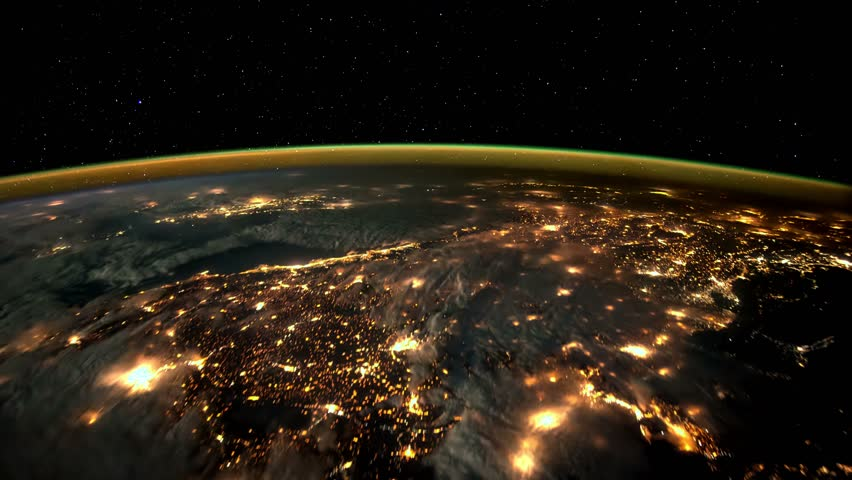
#> input picture Earth2.jpg, 852 x 480 px
$ jupyter execute ImageNotebookRun.ipynb   (shell and % lines are left out)   (older library calls are emulated)
#> lines starting #> are read from the running program, lines starting #| are printed output that depends on the picture
### Fun_Test.py

# coding: utf-8

# In[6]:


import numpy as np
import cv2
import os
import matplotlib.pyplot as plt
import matplotlib.image as mpimg
#import img_processing_class


# In[8]:


def hist_data(img):
    hist = np.zeros((255,1))
    for x in range(0, 255, 1):
        hist[x] = np.sum(np.uint8(img)==x)
    return hist

def log_transform(Img, log_transform=None):
    if log_transform is None:
        log_transform = 1

    s = log_transform*np.log(np.ones(Img.shape) + Img)
    return s

def neg_tf(Img):
    neg_Img = (256-1)*np.ones(Img.shape) - Img
    return neg_Img

def power_tf(Img, gamma=None, power=None):
    if power is None:
        power = 1
    if gamma is None:
        gamma=1
    gamma_img = power*(np.power(Img, gamma))
    return gamma_img

def hist_eq(Img):
    hist = np.zeros((255,1))
    p_rk = np.zeros((255,1))
    temp = 0
    hist_img = np.zeros(Img.shape)
    for x in range(0, 255, 1):
        hist[x] = np.sum(np.uint8(Img)==x)
        temp = temp + 255*(hist[x]/(Img.shape[0]*Img.shape[1]))
        p_rk[x] = temp
        hist_idx = np.where(np.uint8(Img)==x)
        hist_img[hist_idx] = np.uint8(p_rk[x])
    return hist_img

### ImageNotebookRun.ipynb
# Importing the Libraries that will be used in this Notebook.

[cell 1]
import numpy as np
import cv2
import matplotlib.pyplot as plt
import matplotlib.image as mpimg
import Fun_Test

[cell 2]
from scipy import misc
ph=misc.imread('./Earth2.jpg')
#> ph is the input picture: shape (480, 852, 3); mean R, G, B 41.1, 32.3, 20.7
plt.figure(figsize=(15,10))
plt.imshow(ph)
print("Photo shape : ",ph.shape)
#| Photo shape :  (480, 852, 3)
t_row , t_col , t_layers =ph.shape
#> t_row = 480; t_col = 852; t_layers = 3

# Here, we provide mask operation at considered image file

[cell 3]
x,y=np.ogrid[:t_row, :t_col]
#> x = 480 values from 0 to 479
c_row , c_col = t_row/2 , t_col/2
#> c_row = 240; c_col = 426
dfc=(x-c_row)**2 +(y-c_col)**2
vv=(t_row/2)**2
#> vv = 57600
dfc=(x-c_row)**2 +(y-c_col)**2
vv=(t_row/2)**2
cmask=(dfc>vv)
ph[cmask]=0
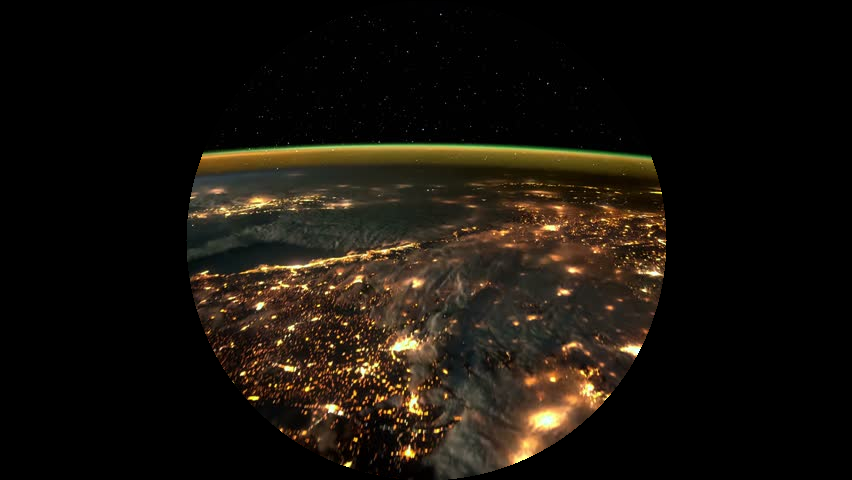
#> ph: shape (480, 852, 3); mean R, G, B 24.1, 18.8, 12.1
plt.figure(figsize=(15,10))
plt.imshow(ph)

# The image is first load using opencv2 and check for the tranformation

[cell 4]
I = cv2.imread('Earth2.jpg',0)
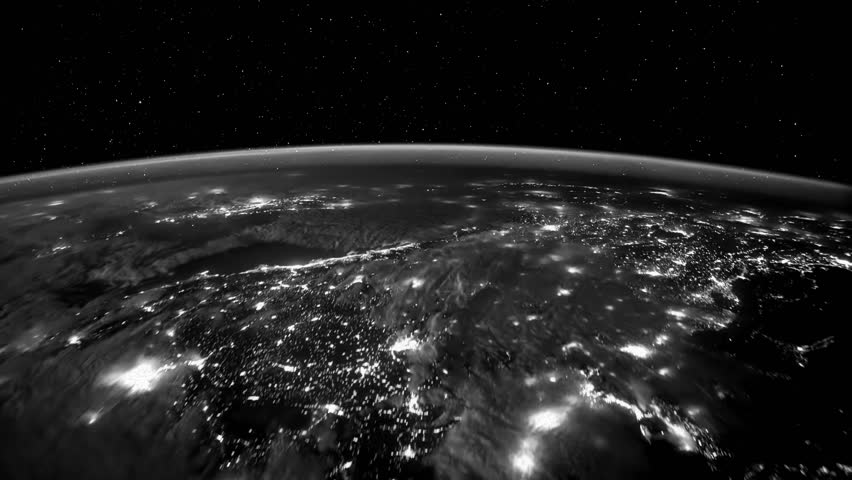
#> I: shape (480, 852); min 0, max 255, mean 33.6
plt.imshow(I,cmap='gray')
plt.show()

[cell 5]
img_1 = Fun_Test.neg_tf(I)
#> in neg_tf, `neg_Img = (256-1)*np.ones(Img.shape) - Img`:
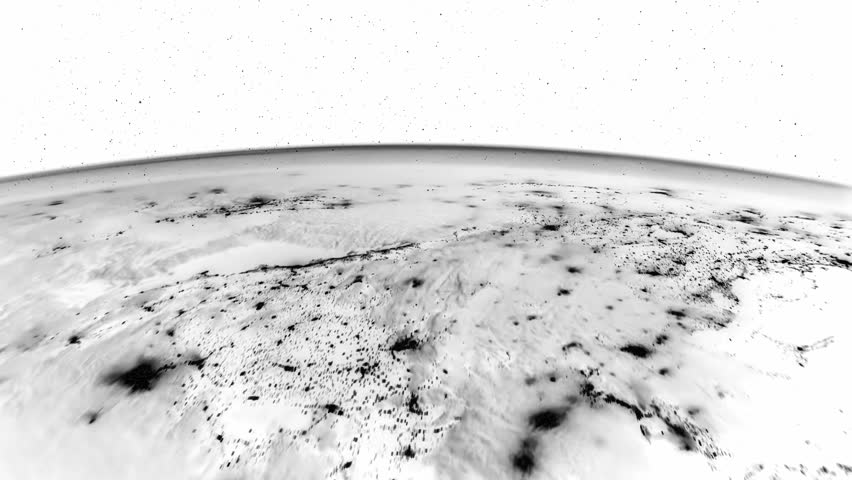
#> neg_Img: shape (480, 852) float64; min 0, max 255, mean 221.4
plt.imshow(img_1,cmap='gray')
plt.show()

# Testing log transformation

The log tranformation if best viewed in the range of fft components of the image
The fft of the image is first computed and compared against the log transformation

[cell 6]
# FFT image
f = np.fft.fft2(I)
fshift = np.fft.fftshift(f)

# FFT is increased by log function (standard)
magnitude_spectrum = 20*np.log(np.abs(fshift))
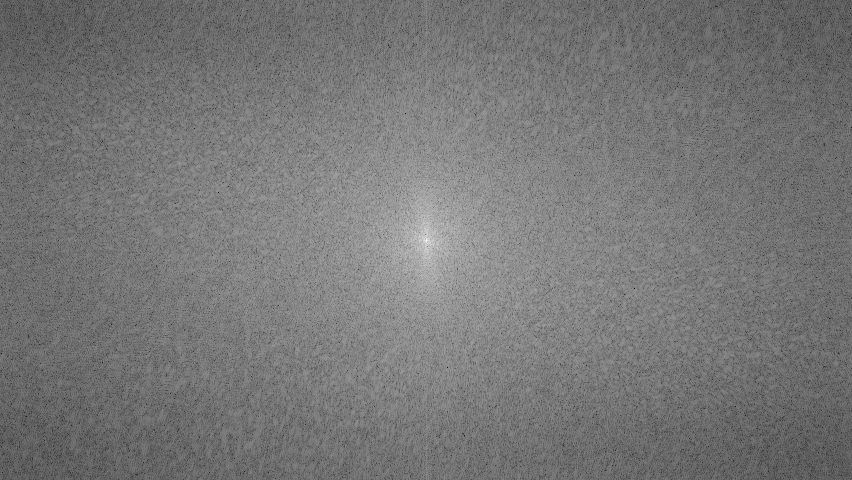
#> magnitude_spectrum: shape (480, 852) float64; min 26.02, max 328.7, mean 167.4; drawn with min black and max white

# FFT image
plt.imshow(np.abs(fshift),cmap="gray")
plt.show()
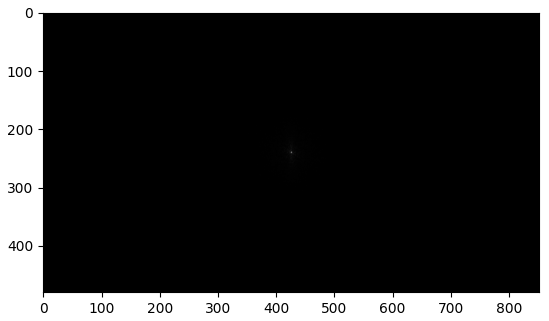
#> figure drawn by matplotlib, 1 panel

[cell 7]
# Class assign
I_log = Fun_Test.log_transform(fshift)
plt.imshow(np.abs(I_log),cmap="gray")
plt.show()
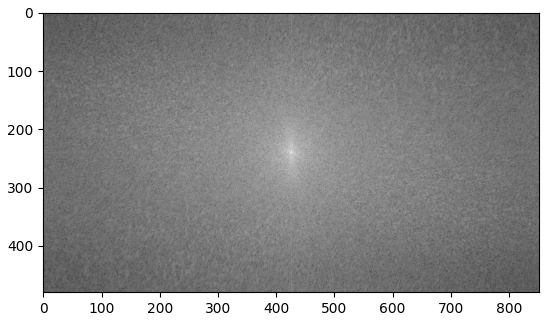
#> figure drawn by matplotlib, 1 panel

# Testing for gamma correction

In this part of the script the gamma correction is tested.
A different image is loaded

[cell 8]
# Load image
mri_img = cv2.imread('Brain_MRI.jpg',0)
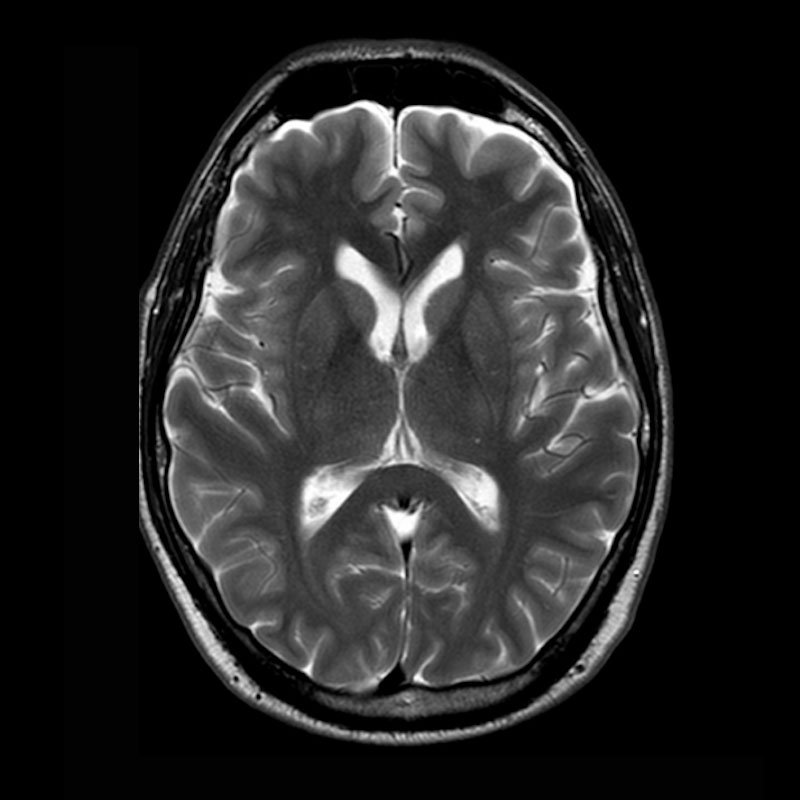
#> input picture Brain_MRI.jpg, 800 x 800 px
#> mri_img is the input picture: shape (800, 800); min 0, max 255, mean 38.2

plt.imshow(mri_img,cmap="gray")
plt.show()

# Class call
gamma_cor = Fun_Test.power_tf(mri_img)
plt.imshow(gamma_cor,cmap="gray")
plt.show()

[cell 9]
plt.figure(figsize=(10,5))
plt.imshow(mri_img)

plt.figure(figsize=(10,5))
plt.imshow(gamma_cor)

# Testing histogram equilizer

This part of script is for testing the histogram equilizer

[cell 10]
# Use previous image
I_hist = Fun_Test.hist_eq(I)
#> the loop in hist_eq, `for x in range(0, 255, 1):` made 255 passes
#> hist_idx on passes 1 to 3: 14113 positions, rows 0 to 479, columns 0 to 851, 122503 positions, rows 0 to 479, columns 0 to 851, 8354 positions, rows 0 to 479, columns 0 to 851
#> after the loop in hist_eq, `for x in range(0, 255, 1):`:
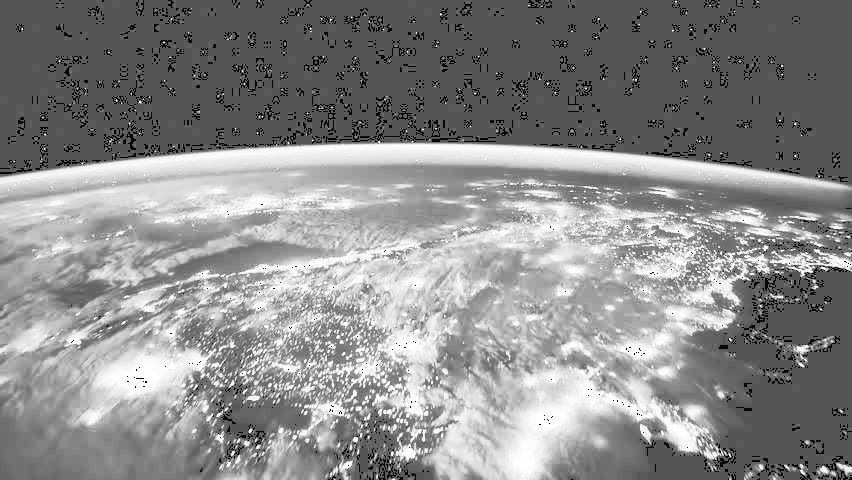
#> hist_img: shape (480, 852) float64; min 0, max 254, mean 139.2
#> after the loop in hist_eq, `for x in range(0, 255, 1):`: hist = 255 values, max 122503 at index 1, min 53 at index 223, mean 1603; p_rk = 255 values from 8.8 to 254.9; temp = [254.9]
plt.imshow(I_hist,cmap="gray")
plt.show()

# Histogram plot
plt.step(range(0,255,1),Fun_Test.hist_data(I))
plt.show()
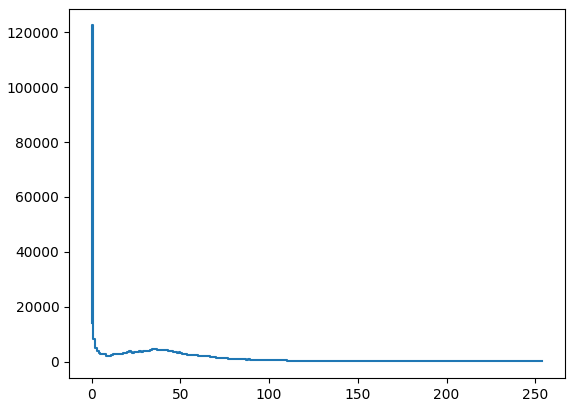
#> figure drawn by matplotlib, 1 panel; curve peaks at x = 1, y = 122503
plt.step(range(0,255,1),Fun_Test.hist_data(I_hist))
plt.show()
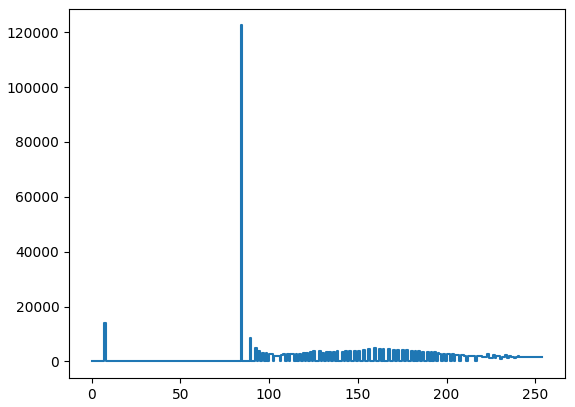
#> figure drawn by matplotlib, 1 panel; curve peaks at x = 85, y = 122503
